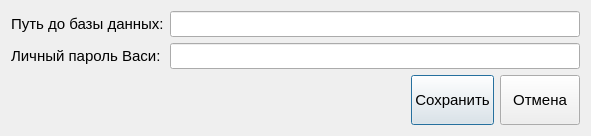
<?xml version="1.0" encoding="UTF-8"?>
<ui version="4.0">
 <class>FormSettings</class>
 <widget class="QDialog" name="FormSettings">
  <property name="geometry">
   <rect>
    <x>0</x>
    <y>0</y>
    <width>591</width>
    <height>136</height>
   </rect>
  </property>
  <property name="windowTitle">
   <string>Dialog</string>
  </property>
  <layout class="QVBoxLayout" name="verticalLayout">
   <item>
    <layout class="QFormLayout" name="formLayout">
     <item row="0" column="0">
      <widget class="QLabel" name="LabelDatabase">
       <property name="font">
        <font>
         <pointsize>11</pointsize>
        </font>
       </property>
       <property name="text">
        <string>Путь до базы данных:</string>
       </property>
      </widget>
     </item>
     <item row="0" column="1">
      <widget class="QLineEdit" name="LineEditDatabase">
       <property name="font">
        <font>
         <pointsize>11</pointsize>
        </font>
       </property>
      </widget>
     </item>
     <item row="1" column="0">
      <widget class="QLabel" name="Label">
       <property name="font">
        <font>
         <pointsize>11</pointsize>
        </font>
       </property>
       <property name="text">
        <string>Личный пароль Васи:</string>
       </property>
      </widget>
     </item>
     <item row="1" column="1">
      <widget class="QLineEdit" name="LineEditPassword">
       <property name="font">
        <font>
         <pointsize>11</pointsize>
        </font>
       </property>
      </widget>
     </item>
    </layout>
   </item>
   <item>
    <spacer name="verticalSpacer">
     <property name="orientation">
      <enum>Qt::Vertical</enum>
     </property>
     <property name="sizeHint" stdset="0">
      <size>
       <width>20</width>
       <height>40</height>
      </size>
     </property>
    </spacer>
   </item>
   <item>
    <layout class="QHBoxLayout" name="horizontalLayout">
     <item>
      <spacer name="horizontalSpacer">
       <property name="orientation">
        <enum>Qt::Horizontal</enum>
       </property>
       <property name="sizeHint" stdset="0">
        <size>
         <width>40</width>
         <height>20</height>
        </size>
       </property>
      </spacer>
     </item>
     <item>
      <widget class="QPushButton" name="cmdSave">
       <property name="minimumSize">
        <size>
         <width>0</width>
         <height>50</height>
        </size>
       </property>
       <property name="font">
        <font>
         <pointsize>11</pointsize>
        </font>
       </property>
       <property name="text">
        <string>Сохранить</string>
       </property>
      </widget>
     </item>
     <item>
      <widget class="QPushButton" name="cmdCancel">
       <property name="minimumSize">
        <size>
         <width>0</width>
         <height>50</height>
        </size>
       </property>
       <property name="font">
        <font>
         <pointsize>11</pointsize>
        </font>
       </property>
       <property name="text">
        <string>Отмена</string>
       </property>
      </widget>
     </item>
    </layout>
   </item>
  </layout>
 </widget>
 <resources/>
 <connections/>
</ui>
